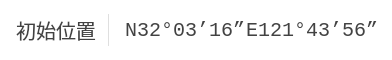
   <widget class="QFrame" name="frame_30">
    <property name="geometry">
     <rect>
      <x>24</x>
      <y>76</y>
      <width>392</width>
      <height>60</height>
     </rect>
    </property>
    <property name="styleSheet">
     <string notr="true">QFrame{
background: #FFFFFF;
border: 0px;
border-radius:5px;
}
QLineEdit{
font-family: Consolas;
font-size: 20px;
color: #424242;
background: rgb(0,0,0,0);
border:0px;
}
QLabel{
font-family: &quot;微软雅黑&quot;;
font-size: 20px;
color: #424242;
}</string>
    </property>
    <property name="frameShape">
     <enum>QFrame::StyledPanel</enum>
    </property>
    <property name="frameShadow">
     <enum>QFrame::Raised</enum>
    </property>
    <widget class="QLabel" name="label_23">
     <property name="geometry">
      <rect>
       <x>16</x>
       <y>18</y>
       <width>80</width>
       <height>24</height>
      </rect>
     </property>
     <property name="font">
      <font>
       <family>微软雅黑</family>
       <pointsize>-1</pointsize>
      </font>
     </property>
     <property name="styleSheet">
      <string notr="true"/>
     </property>
     <property name="text">
      <string>初始位置</string>
     </property>
     <property name="alignment">
      <set>Qt::AlignCenter</set>
     </property>
    </widget>
    <widget class="QFrame" name="frame_31">
     <property name="geometry">
      <rect>
       <x>108</x>
       <y>14</y>
       <width>1</width>
       <height>32</height>
      </rect>
     </property>
     <property name="styleSheet">
      <string notr="true">background: rgb(0, 0, 0, 0); 
border:1px solid #dfdfdf; </string>
     </property>
     <property name="frameShape">
      <enum>QFrame::StyledPanel</enum>
     </property>
     <property name="frameShadow">
      <enum>QFrame::Raised</enum>
     </property>
    </widget>
    <widget class="QLineEdit" name="lineEdit_lat_2">
     <property name="enabled">
      <bool>true</bool>
     </property>
     <property name="geometry">
      <rect>
       <x>123</x>
       <y>15</y>
       <width>131</width>
       <height>30</height>
      </rect>
     </property>
     <property name="font">
      <font>
       <family>Consolas</family>
       <pointsize>-1</pointsize>
      </font>
     </property>
     <property name="focusPolicy">
      <enum>Qt::ClickFocus</enum>
     </property>
     <property name="styleSheet">
      <string notr="true"/>
     </property>
     <property name="text">
      <string>N32°03’16”</string>
     </property>
     <property name="cursorMoveStyle">
      <enum>Qt::LogicalMoveStyle</enum>
     </property>
    </widget>
    <widget class="QLineEdit" name="lineEdit_lng_2">
     <property name="enabled">
      <bool>true</bool>
     </property>
     <property name="geometry">
      <rect>
       <x>240</x>
       <y>15</y>
       <width>141</width>
       <height>30</height>
      </rect>
     </property>
     <property name="font">
      <font>
       <family>Consolas</family>
       <pointsize>-1</pointsize>
      </font>
     </property>
     <property name="focusPolicy">
      <enum>Qt::StrongFocus</enum>
     </property>
     <property name="styleSheet">
      <string notr="true"/>
     </property>
     <property name="text">
      <string> E121°43’56”</string>
     </property>
    </widget>
   </widget>
